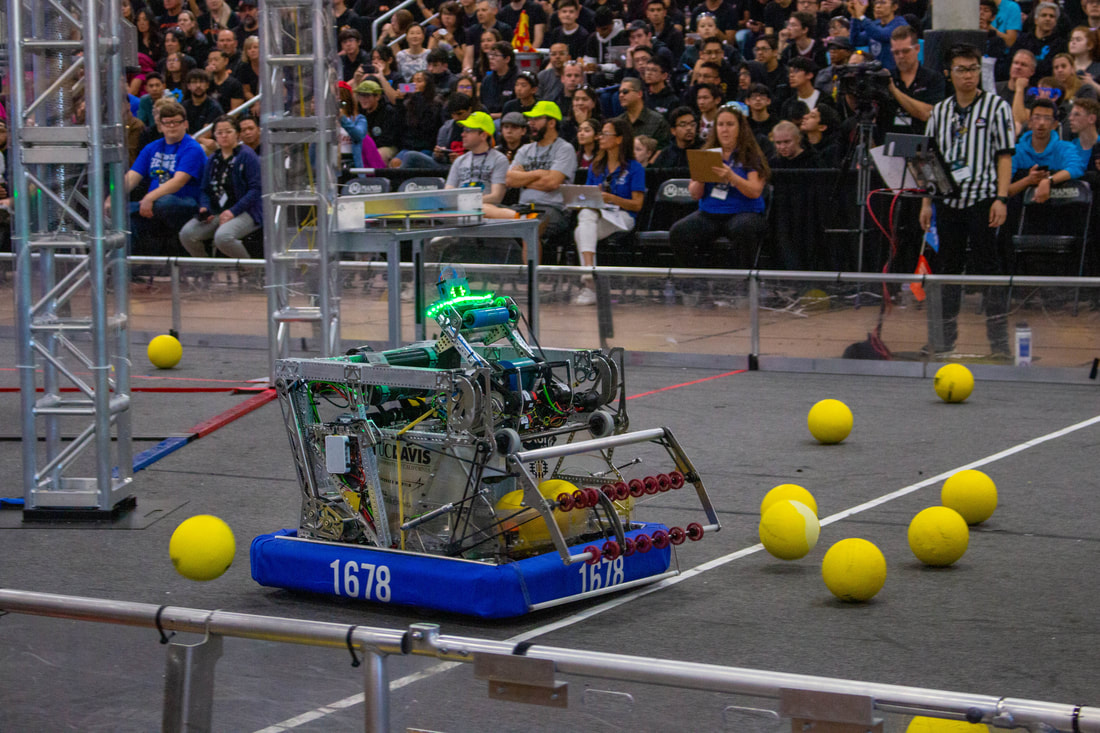
#> input picture face-detection/frc-ball.jpg, 1100 x 733 px, found by its file name
$ python circle-detection.py
#> lines starting #> are read from the running program, lines starting #| are printed output that depends on the picture; after the words box and inside, x2 and y2 are one past the last pixel; in counts of white or black regions, pixels touching at a corner belong together
#!/usr/bin/env python3.9
import cv2
import numpy as np
import sys
import os
import math

def show_image_and_exit():
    os.system('''/usr/bin/osascript -e 'tell app "Finder" to set frontmost of process "Python" to true' ''')
    while True:
        key = cv2.waitKey(0)
        if key in [27, ord('q'), ord('Q')]:
            cv2.destroyAllWindows()
            sys.exit()
    sys.exit()

def put_text(image,text,pos):
    font = cv2.FONT_HERSHEY_SIMPLEX
    #pos= (50, 50)
    # fontScale
    fontScale = 0.6
    # Blue color in BGR
    color = (0, 0, 255)
    # Line thickness of 2 px
    thickness = 1
    image = cv2.putText(image, text, pos, font, fontScale, color, thickness, cv2.LINE_AA)

def ball_recog_method1(filtered_image,hsv_img):
    h, s, result = cv2.split(hsv_img)
    #result=cv2.medianBlur(result,5)

    circles=cv2.HoughCircles(result, cv2.HOUGH_GRADIENT, 1, 40, param1=150,
            param2=21, minRadius=10, maxRadius=0);
    circles = np.uint16(np.around(circles))
    for i in circles[0,:]:
        cv2.circle(filtered_image,(i[0],i[1]),i[2],(0,255,0),1) # draw the outer circle
        cv2.circle(filtered_image,(i[0],i[1]),4,(0,0,255),3) # draw the center of the circle

    #cv2.imshow('result', result)
    cv2.imshow('result', filtered_image)
    show_image_and_exit()

def ball_recog_method2(raw_image,hsv_img):
    edge_detected_image = cv2.Canny(hsv_img, 75, 200)
    #cv2.RETR_TREE
    contours, h = cv2.findContours(edge_detected_image, cv2.RETR_EXTERNAL, cv2.CHAIN_APPROX_SIMPLE)

    count=0
    contour_list = []
    for contour in contours:
        perimeter = cv2.arcLength(contour,True)
        approx = cv2.approxPolyDP(contour,0.01*perimeter,True)
        area = cv2.contourArea(contour)
        if perimeter==0:
            continue
        circularity=4.0*math.pi*area/(perimeter*perimeter)
        if ((len(approx) > 8) & (len(approx) < 30) & (area > 400)):
            if circularity>=0.4:
                M = cv2.moments(contour)
                cx = int(M['m10']/M['m00'])
                cy = int(M['m01']/M['m00'])
                put_text(raw_image,str(len(approx))+", "+str(area)+", "+str(perimeter),(cx,cy))
                count+=1
                print(count,"Points ",len(approx),"Area ",area," X,Y ",cx,cy)
                contour_list.append(contour)

    cv2.drawContours(raw_image, contour_list,  -1, (255,0,0), 2)
    cv2.imshow('Objects Detected',raw_image)
    show_image_and_exit()


raw_image = cv2.imread('/Users/tzhang/Downloads/frc-ball.jpg') #frc-ball.jpg
#> raw_image is the input picture: shape (733, 1100, 3); mean B, G, R 79.8, 80.5, 84.4
filtered_image = cv2.bilateralFilter(raw_image, 12, 175, 175)
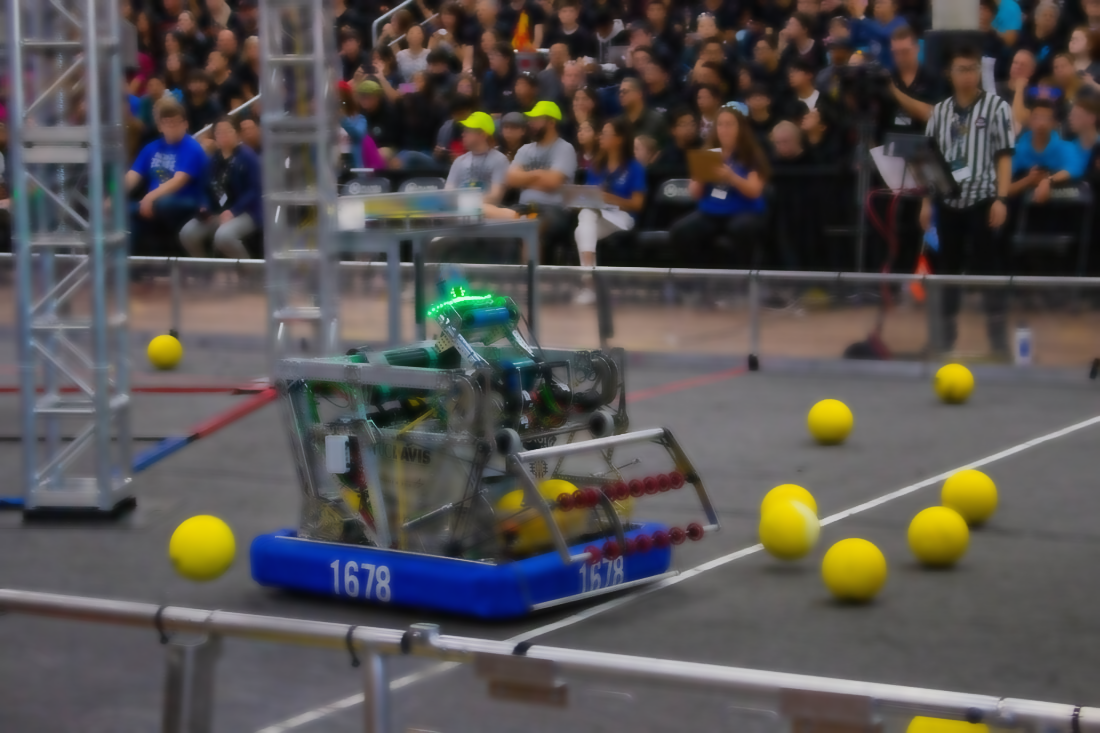
#> filtered_image: shape (733, 1100, 3); mean B, G, R 79.5, 80.2, 84.1

hsv = cv2.cvtColor(filtered_image, cv2.COLOR_BGR2HSV)
#> hsv: shape (733, 1100, 3); mean H, S, V 83.7, 54.6, 92.4
# Threshold of yellow in HSV space
lower_yellow = np.array([20, 100, 100])
upper_yellow = np.array([34, 255, 255])

# preparing the mask to overlay
mask = cv2.inRange(hsv, lower_yellow, upper_yellow)
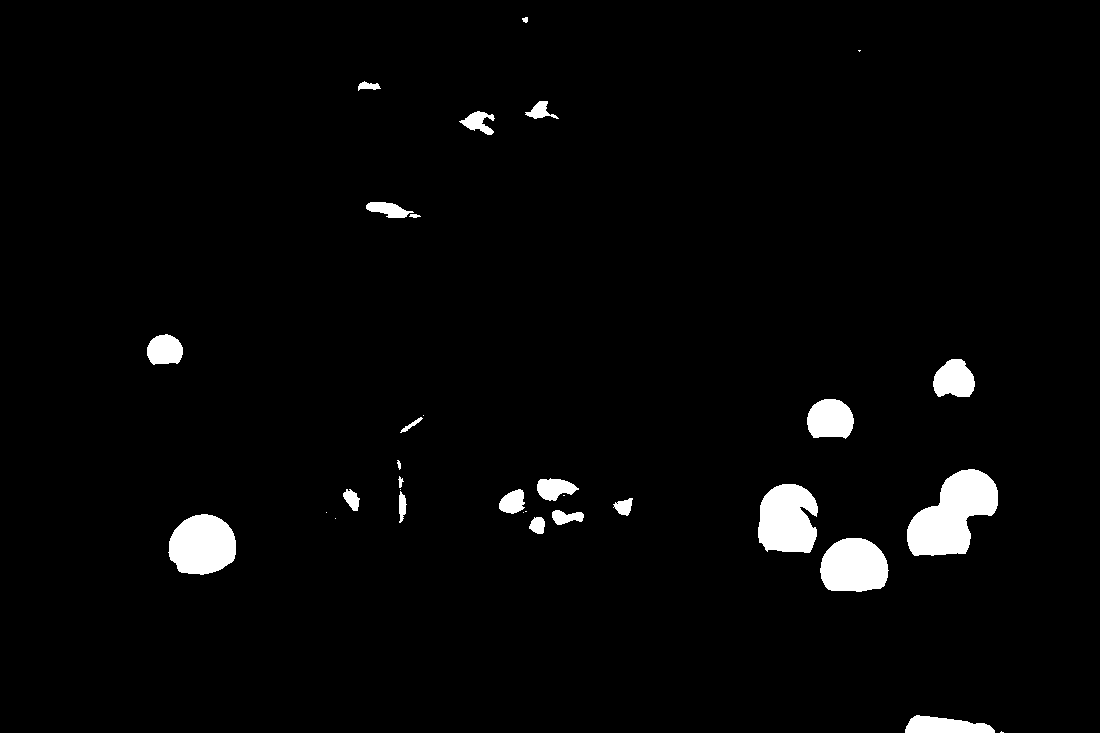
#> mask: shape (733, 1100); 2.9% white; 33 white regions (9 under 20 px), largest, box (x1, y1, x2, y2) and area: (907, 469, 998, 556) 4831, (758, 484, 818, 553) 3375, (168, 514, 236, 575) 3236

# The black region in the mask has the value of 0,
# so when multiplied with original image removes all non-yellow regions
result = cv2.bitwise_and(filtered_image, filtered_image, mask = mask)
result= cv2.GaussianBlur(result, (5, 5), 0)

#cv2.imshow('Objects Detected',result)
#show_image_and_exit()

#ball_recog_method1(filtered_image,result)
ball_recog_method2(raw_image,result)
#> in ball_recog_method2, `edge_detected_image = cv2.Canny(hsv_img, 75, 200)`:
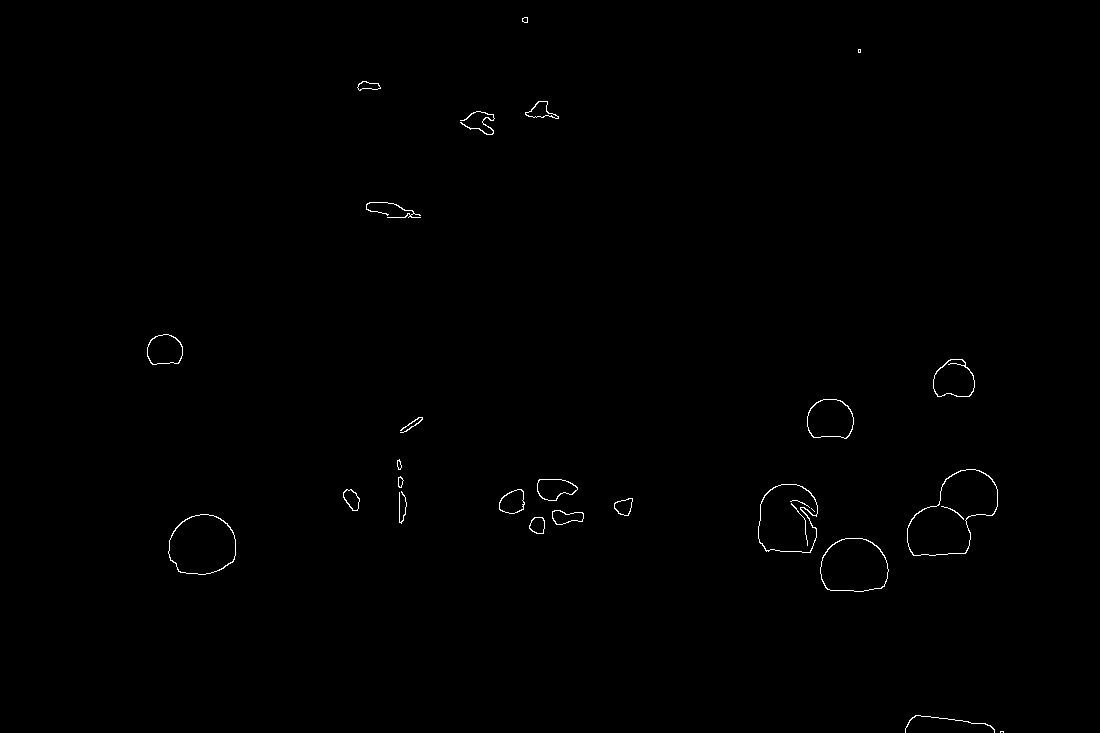
#> edge_detected_image: shape (733, 1100); 0.36% white in thin lines or dots, all inside (x1, y1, x2, y2) = (147, 17, 1004, 733)
#> in ball_recog_method2, `contours, h = cv2.findContours(edge_detected_image, cv2.RETR_EXTERNAL,..`: contours = 25 contours, 4 with area under 20; largest, box (x1, y1, x2, y2) and area: (907, 469, 998, 556) 4775, (758, 484, 818, 553) 3346, (168, 514, 236, 575) 3205, (820, 538, 889, 592) 2980, (807, 399, 854, 439) 1490; h = 25 rows, first 6: [1, -1, -1, -1], [2, 0, -1, -1], [3, 1, -1, -1], [4, 2, -1, -1], [5, 3, -1, -1], [6, 4, -1, -1]
#> the loop in ball_recog_method2, `for contour in contours:` made 25 passes
#> (perimeter, area, circularity, cx, cy) on passes 3, 5, 9, 11, 12, 14, 17, 18, 19: (209.8, 2979.5, 0.851, 853, 565), (216.5, 3205, 0.859, 201, 544), (85.36, 456.5, 0.787, 512, 501), (264.9, 3346.5, 0.599, 787, 519), (108.4, 611, 0.653, 554, 488), (318, 4775, 0.594, 952, 514), (148.6, 1490, 0.848, 829, 418), (138, 1213.5, 0.801, 953, 379), (113.8, 867.5, 0.841, 164, 349)
#> (perimeter, area, circularity) on passes 4, 6, 7, 10, 13, 15: (54.38, 199.5, 0.848), (85.46, 302, 0.52), (61.21, 218.5, 0.733), (62.53, 226.5, 0.728), (27.9, 38.5, 0.622), (25.07, 27.5, 0.55)
#| 1 Points  11 Area  2979.5  X,Y  853 565
#| 2 Points  12 Area  3205.0  X,Y  201 544
#| 3 Points  12 Area  456.5  X,Y  512 501
#| 4 Points  10 Area  3346.5  X,Y  787 519
#| 5 Points  13 Area  611.0  X,Y  554 488
#| 6 Points  15 Area  4775.0  X,Y  952 514
#| 7 Points  12 Area  1490.0  X,Y  829 418
#| 8 Points  12 Area  1213.5  X,Y  953 379
#> (further printed lines are left out)
#> after the loop in ball_recog_method2, `for contour in contours:`:
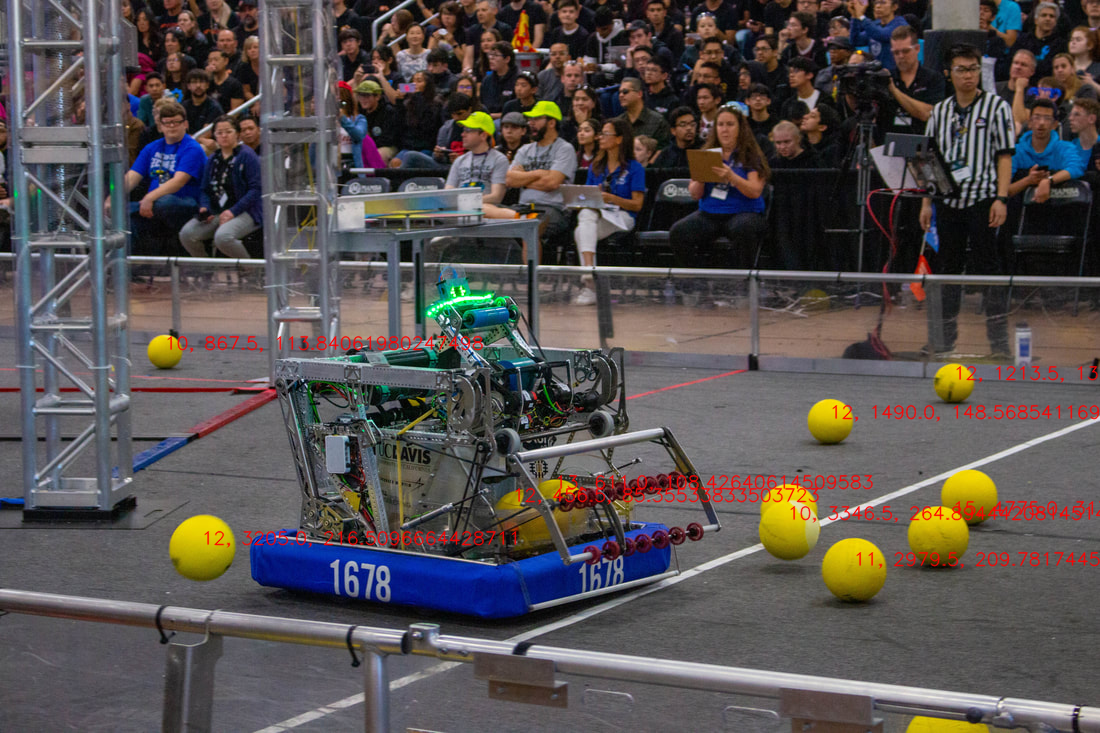
#> raw_image: shape (733, 1100, 3); 1.86% of pixels changed, all inside (x1, y1, x2, y2) = (167, 335, 1100, 569)
#> after the loop in ball_recog_method2, `for contour in contours:`: contour_list = 9 contours; largest, box (x1, y1, x2, y2) and area: (907, 469, 998, 556) 4775, (758, 484, 818, 553) 3346, (168, 514, 236, 575) 3205, (820, 538, 889, 592) 2980, (807, 399, 854, 439) 1490; count = 9
#> in ball_recog_method2, `cv2.drawContours(raw_image, contour_list,  -1, (255,0,0), 2)`:
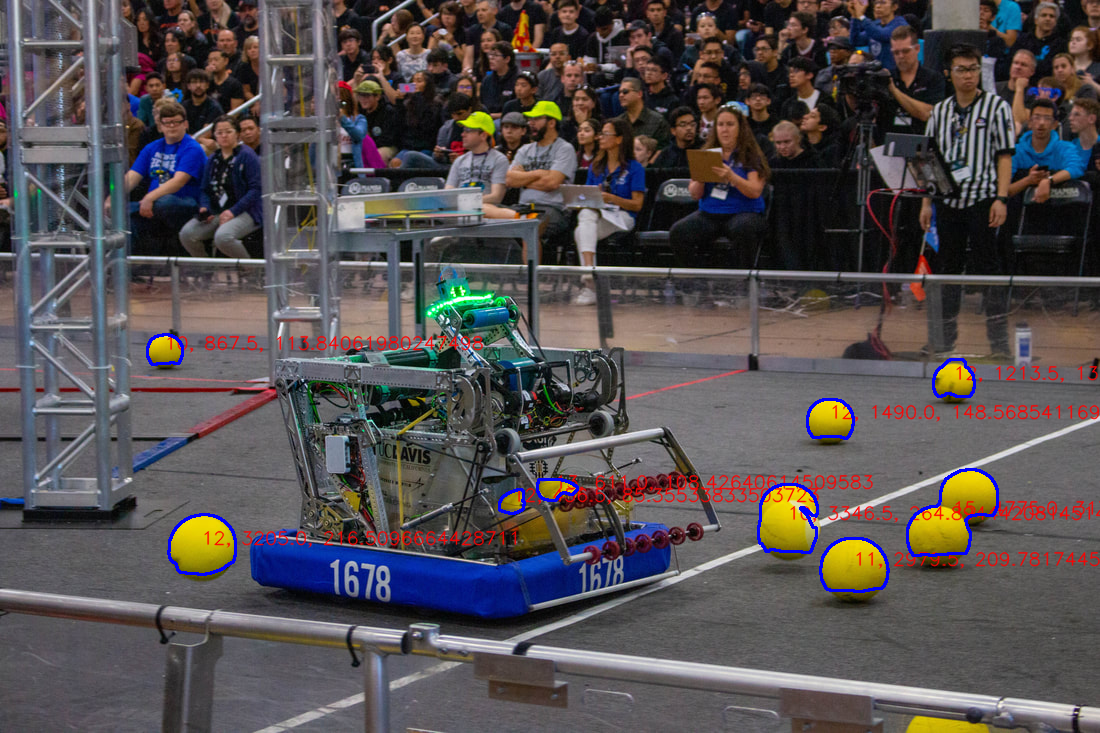
#> raw_image: shape (733, 1100, 3); 0.64% of pixels changed, all inside (x1, y1, x2, y2) = (146, 333, 999, 593)
#> (key q is pressed here)
#> (the program exits here)
